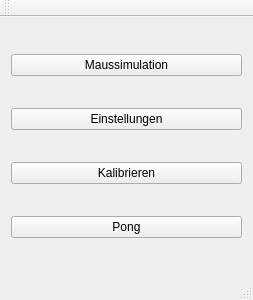
<?xml version="1.0" encoding="UTF-8"?>
<ui version="4.0">
 <class>CMainWindow</class>
 <widget class="QMainWindow" name="CMainWindow">
  <property name="geometry">
   <rect>
    <x>0</x>
    <y>0</y>
    <width>253</width>
    <height>300</height>
   </rect>
  </property>
  <property name="windowTitle">
   <string>Hauptfenster</string>
  </property>
  <widget class="QWidget" name="centralWidget">
   <layout class="QHBoxLayout" name="horizontalLayout">
    <item>
     <layout class="QVBoxLayout" name="verticalLayout">
      <item>
       <widget class="QPushButton" name="button_simulation">
        <property name="text">
         <string>Maussimulation</string>
        </property>
       </widget>
      </item>
      <item>
       <widget class="QPushButton" name="button_properties">
        <property name="text">
         <string>Einstellungen</string>
        </property>
       </widget>
      </item>
      <item>
       <widget class="QPushButton" name="button_calibration">
        <property name="text">
         <string>Kalibrieren</string>
        </property>
       </widget>
      </item>
      <item>
       <widget class="QPushButton" name="button_pong">
        <property name="text">
         <string>Pong</string>
        </property>
       </widget>
      </item>
     </layout>
    </item>
   </layout>
  </widget>
  <widget class="QMenuBar" name="menuBar">
   <property name="geometry">
    <rect>
     <x>0</x>
     <y>0</y>
     <width>253</width>
     <height>20</height>
    </rect>
   </property>
  </widget>
  <widget class="QToolBar" name="mainToolBar">
   <attribute name="toolBarArea">
    <enum>TopToolBarArea</enum>
   </attribute>
   <attribute name="toolBarBreak">
    <bool>false</bool>
   </attribute>
  </widget>
  <widget class="QStatusBar" name="statusBar"/>
 </widget>
 <layoutdefault spacing="6" margin="11"/>
 <resources/>
 <connections/>
</ui>
